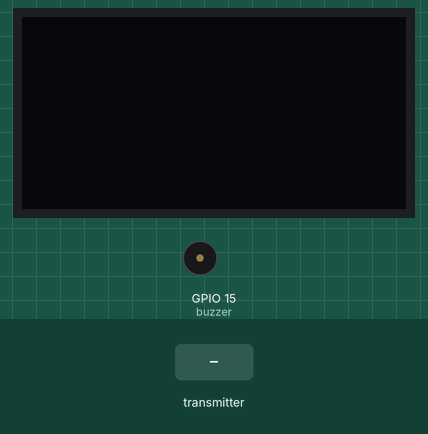
Simulated run of this sketch. Board: ESP32. Parts: 128×64 one-colour display, buzzer (waves = sounding, pin HIGH). Inputs (shaded band) come from the test bench. What the sketch prints to the serial monitor is not drawn.

Above: at 1.2 s.
1.3 s: the transmitter starts sending gas = 1
At 2.1 s:
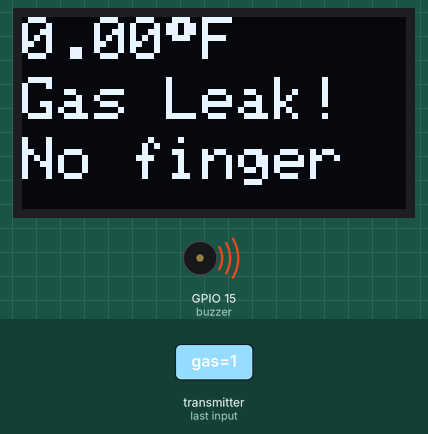
4.3 s: the transmitter starts sending fingerOn = 1
At 5.6 s:
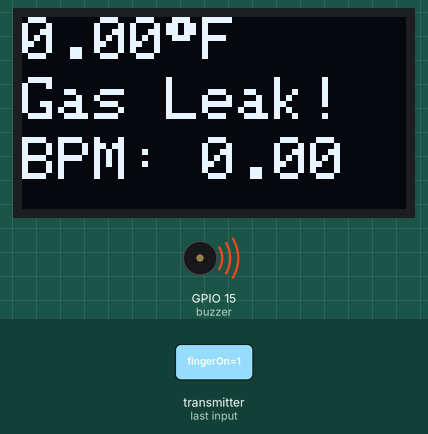
7.3 s: the transmitter starts sending gas = 0
At 8.3 s:
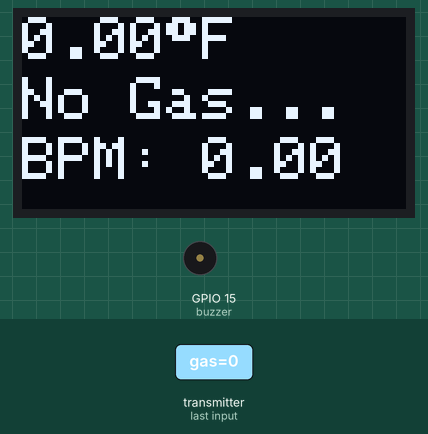
8.8 s: the transmitter starts sending fingerOn = 0
At 9.5 s:
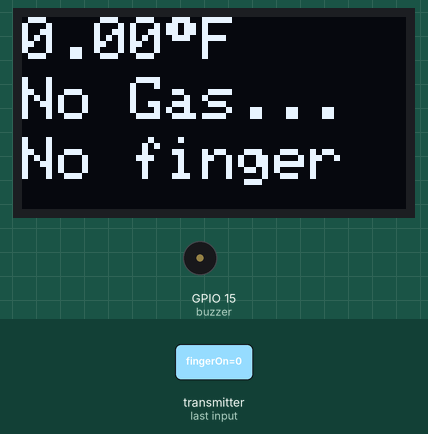
10.3 s: the transmitter starts sending f = 25
At 11.5 s:
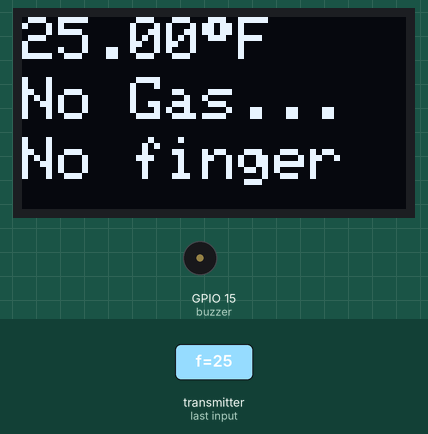
11.8 s: the transmitter starts sending f = 50
At 12.9 s:
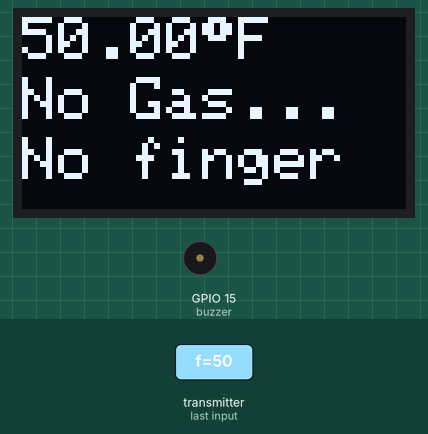
Timing chart, 0 to 14.3 s (numbered marks = the images above; inputs shaded):
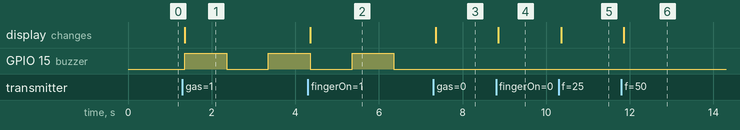

The sketch:

esp32_handheld_node.ino
```cpp
#include <esp_now.h>
#include <WiFi.h>
#include <Adafruit_GFX.h>
#include <Adafruit_SSD1306.h>

#define SCREEN_WIDTH 128 // OLED display width, in pixels
#define SCREEN_HEIGHT 64 // OLED display height, in pixels

Adafruit_SSD1306 display(SCREEN_WIDTH, SCREEN_HEIGHT, &Wire, -1);

int buzzer = 15;

// atch the sender structure
typedef struct test_struct {
  double f;
  bool gas;
  float bpm;
  bool fingerOn;
} test_struct;

// struct_message called myData
test_struct myData;

// Callback function that will be executed when data is received
void OnDataRecv(const uint8_t * mac, const uint8_t *incomingData, int len) {
  memcpy(&myData, incomingData, sizeof(myData));
  Serial.print("Bytes received: ");
  Serial.println(len);
  Serial.print("Object Temp: ");
  Serial.print(myData.f);
  Serial.println("°F");
  Serial.print("Gas: ");
  if (myData.gas) {
    Serial.println("Present!!!");
  } else {
    Serial.println("No");
  }
  if (myData.fingerOn) {
    Serial.print("BPM: ");
    Serial.println(myData.bpm);
  } else {
    Serial.println("No finger on");
  }
  Serial.println();

  display.clearDisplay();
  display.setTextSize(2);
  display.setTextColor(WHITE);
  display.setCursor(0, 0);
  display.print(myData.f);
  display.cp437(true);
  display.write(248);
  display.print("F");
  display.setCursor(0, 20);
  if (myData.gas) {
    display.print("Gas Leak!");
  } else {
    display.print("No Gas...");
  }
  display.setCursor(0, 40);
  if (myData.fingerOn) {
    display.print("BPM: ");
    display.print(myData.bpm);
  } else {
    display.print("No finger");
  }
  display.display();
}

void setup() {
  // Initialize Serial Monitor
  Serial.begin(115200);
  Wire.begin(21,22);
  pinMode(buzzer, OUTPUT);

  if(!display.begin(SSD1306_SWITCHCAPVCC, 0x3C)) {
    Serial.println(F("SSD1306 allocation failed"));
    for(;;); // Don't proceed, loop forever
  }

  // Set device as a Wi-Fi Station
  WiFi.mode(WIFI_STA);

  // Init ESP-NOW
  if (esp_now_init() != ESP_OK) {
    Serial.println("Error initializing ESP-NOW");
    return;
  }

  // Once ESPNow is successfully Init, we will register for recv CB to
  // get recv packer info
  esp_now_register_recv_cb(esp_now_recv_cb_t(OnDataRecv));
}

void loop() {
  // Turn on buzzer alarm when a gas is detected
  if (myData.gas) {
    digitalWrite(buzzer, HIGH);
    delay(1000);
    digitalWrite(buzzer, LOW);
    delay(1000);
  } else {
    digitalWrite(buzzer, LOW);
  }
}
```

Measured:
- after the input at 1.3 s, GPIO 15 (buzzer): LOW → HIGH after 0.06 s, → LOW 1.0 s later, → HIGH 1.0 s later; the display: changes after 0.06 s (image 1)
- after the input at 4.3 s, the display: changes after 0.06 s (image 2)
- after the input at 7.3 s, GPIO 15 (buzzer): stays LOW (without the input it goes to HIGH after 0.06 s); the display: changes after 0.06 s (image 3)
- after the input at 8.8 s, the display: changes after 0.06 s (image 4)
- after the input at 10.3 s, the display: changes after 0.06 s (image 5)
- after the input at 11.8 s, the display: changes after 0.06 s (image 6)
